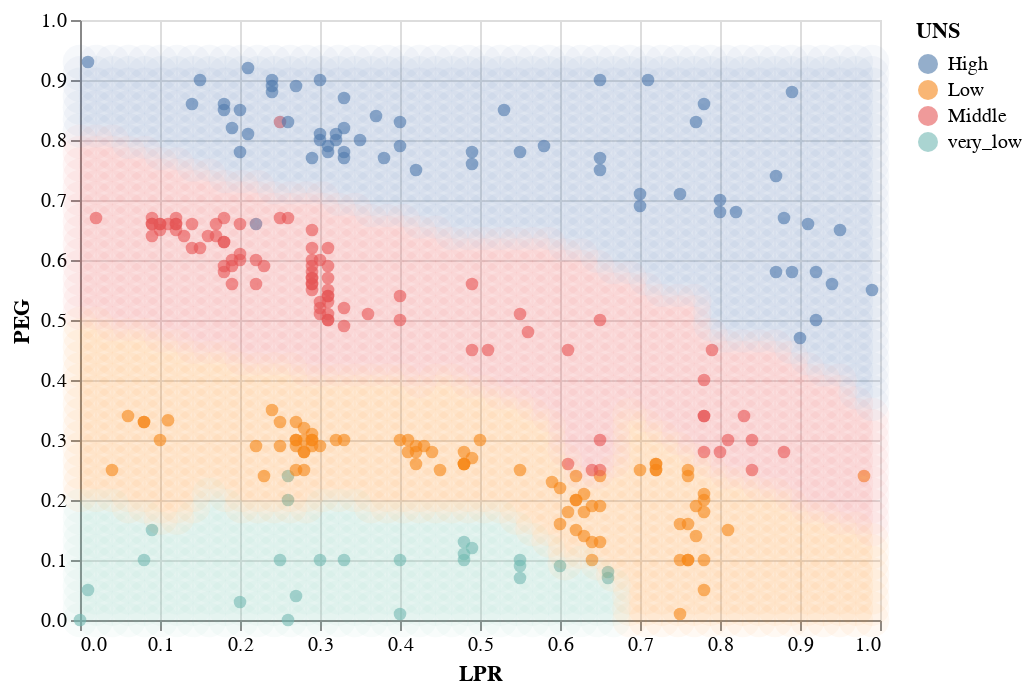

Here is the notebook cell this chart was saved with:
### Code cell
import numpy as np

# create the grid of area/smoothness vals, and arrange in a data frame
are_grid = np.linspace(
    user_knowledge_data["LPR"].min(), user_knowledge_data["LPR"].max(), 50
)
smo_grid = np.linspace(
    user_knowledge_data["PEG"].min(), user_knowledge_data["PEG"].max(), 50
)
asgrid = np.array(np.meshgrid(are_grid, smo_grid)).reshape(2, -1).T
asgrid = pd.DataFrame(asgrid, columns=["LPR", "PEG"])

# use the fit workflow to make predictions at the grid points
knnPredGrid = usr_data_fit.predict(asgrid)

# bind the predictions as a new column with the grid points
prediction_table = asgrid.copy()
prediction_table[" UNS"] = knnPredGrid

# plot:
# 1. the colored scatter of the original data
unscaled_plot = (
    alt.Chart(
        user_knowledge_data,
    )
    .mark_point(opacity=0.6, filled=True, size=40)
    .encode(
        x=alt.X(
            "LPR",
            title="LPR",
            scale=alt.Scale(
                domain=(user_knowledge_data["LPR"].min(), user_knowledge_data["LPR"].max())
            ),
        ),
        y=alt.Y(
            "PEG",
            title="PEG",
            scale=alt.Scale(
                domain=(
                    user_knowledge_data["PEG"].min(),
                    user_knowledge_data["PEG"].max(),
                )
            ),
        ),
        color=alt.Color(" UNS", title="UNS"),
    )
)

# 2. the faded colored scatter for the grid points
prediction_plot = (
    alt.Chart(prediction_table)
    .mark_point(opacity=0.05, filled=True, size=300)
    .encode(
        x=alt.X("LPR"),
        y=alt.Y("PEG"),
        color=alt.Color(" UNS", title="UNS"),
    )
)
unscaled_plot + prediction_plot

### Figure 1 — Vega-Lite specification as saved in the notebook (floating-point values rounded to 4 significant figures; data arrays with more than 128 entries replaced by an {"elided": "..."} marker saying what was removed)
{"config": {"view": {"continuousWidth": 400, "continuousHeight": 300}}, "layer": [{"data": {"name": "data-eaaed803afb61494a967d3bfd8939bb0"}, "mark": {"type": "point", "filled": true, "opacity": 0.6, "size": 40}, "encoding": {"color": {"field": " UNS", "title": "UNS", "type": "nominal"}, "x": {"field": "LPR", "scale": {"domain": [0.0, 0.99]}, "title": "LPR", "type": "quantitative"}, "y": {"field": "PEG", "scale": {"domain": [0.0, 0.93]}, "title": "PEG", "type": "quantitative"}}}, {"data": {"name": "data-fc6f8f9e4f87a39d289735e776725d8c"}, "mark": {"type": "point", "filled": true, "opacity": 0.05, "size": 300}, "encoding": {"color": {"field": " UNS", "title": "UNS", "type": "nominal"}, "x": {"field": "LPR", "type": "quantitative"}, "y": {"field": "PEG", "type": "quantitative"}}}], "$schema": "https://vega.github.io/schema/vega-lite/v4.17.0.json", "datasets": {"data-eaaed803afb61494a967d3bfd8939bb0": {"elided": "258 records"}, "data-fc6f8f9e4f87a39d289735e776725d8c": {"elided": "2500 records"}}}
